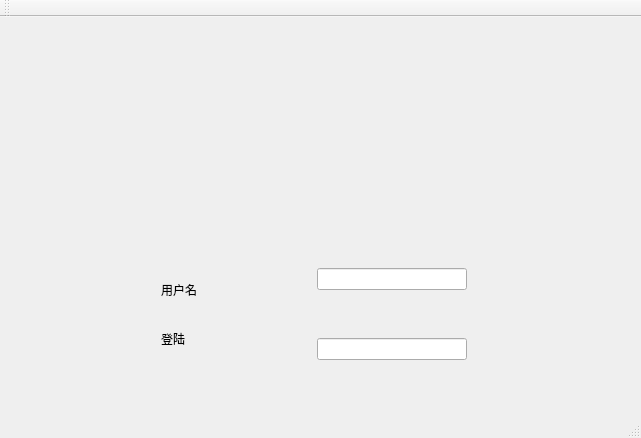
<?xml version="1.0" encoding="UTF-8"?>
<ui version="4.0">
 <class>MainWindow1</class>
 <widget class="QMainWindow" name="MainWindow1">
  <property name="geometry">
   <rect>
    <x>0</x>
    <y>0</y>
    <width>641</width>
    <height>438</height>
   </rect>
  </property>
  <property name="windowTitle">
   <string>MainWindow1</string>
  </property>
  <widget class="QWidget" name="centralWidget">
   <property name="sizePolicy">
    <sizepolicy hsizetype="Preferred" vsizetype="Expanding">
     <horstretch>0</horstretch>
     <verstretch>0</verstretch>
    </sizepolicy>
   </property>
   <layout class="QGridLayout" name="gridLayout">
    <item row="0" column="3">
     <widget class="QLabel" name="label">
      <property name="maximumSize">
       <size>
        <width>150</width>
        <height>150</height>
       </size>
      </property>
      <property name="text">
       <string/>
      </property>
      <property name="pixmap">
       <pixmap>../SecondDay/image/0.jpg</pixmap>
      </property>
      <property name="scaledContents">
       <bool>true</bool>
      </property>
     </widget>
    </item>
    <item row="2" column="2">
     <widget class="QLineEdit" name="lineEdit_2"/>
    </item>
    <item row="1" column="2">
     <widget class="QLineEdit" name="lineEdit"/>
    </item>
    <item row="1" column="1" rowspan="2">
     <layout class="QVBoxLayout" name="verticalLayout">
      <item>
       <widget class="QLabel" name="label_3">
        <property name="text">
         <string>用户名</string>
        </property>
       </widget>
      </item>
      <item>
       <widget class="QLabel" name="label_2">
        <property name="text">
         <string>登陆</string>
        </property>
       </widget>
      </item>
     </layout>
    </item>
    <item row="0" column="4">
     <spacer name="horizontalSpacer">
      <property name="orientation">
       <enum>Qt::Horizontal</enum>
      </property>
      <property name="sizeHint" stdset="0">
       <size>
        <width>40</width>
        <height>20</height>
       </size>
      </property>
     </spacer>
    </item>
    <item row="0" column="1">
     <spacer name="horizontalSpacer_2">
      <property name="orientation">
       <enum>Qt::Horizontal</enum>
      </property>
      <property name="sizeHint" stdset="0">
       <size>
        <width>40</width>
        <height>20</height>
       </size>
      </property>
     </spacer>
    </item>
    <item row="1" column="0">
     <spacer name="horizontalSpacer_3">
      <property name="orientation">
       <enum>Qt::Horizontal</enum>
      </property>
      <property name="sizeHint" stdset="0">
       <size>
        <width>40</width>
        <height>20</height>
       </size>
      </property>
     </spacer>
    </item>
   </layout>
  </widget>
  <widget class="QMenuBar" name="menuBar">
   <property name="geometry">
    <rect>
     <x>0</x>
     <y>0</y>
     <width>641</width>
     <height>26</height>
    </rect>
   </property>
  </widget>
  <widget class="QToolBar" name="mainToolBar">
   <attribute name="toolBarArea">
    <enum>TopToolBarArea</enum>
   </attribute>
   <attribute name="toolBarBreak">
    <bool>false</bool>
   </attribute>
  </widget>
  <widget class="QStatusBar" name="statusBar"/>
 </widget>
 <layoutdefault spacing="6" margin="11"/>
 <resources/>
 <connections/>
</ui>
